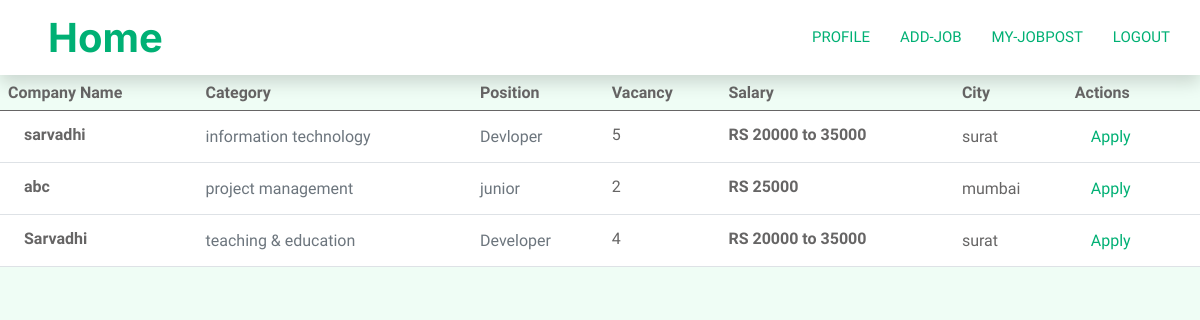
Page /jobs/0 (signed in) on the committed database.
### myapp/models.py (models this page shows, shortened)
class JobPost(models.Model):
    time=(('part-time','Part-time'),('full-time','full-time'))
    cate=(
        ('marketing','Marketing'),
        ('customer service','Customer service'),
        ('human resource','Human resource'),
        ('project management','Project management'),
        ('business devlopment','Business devlopment'),
        ('sales & communication','Seles & communication'),
        ('teaching & education','Teaching & education'),
        ('information technology','Information technology'),
    )
    HR=models.ForeignKey(User,on_delete=models.CASCADE)
    position=models.CharField(max_length=100)
    salary=models.CharField(max_length=100)
    addres=models.TextField(max_length=200)
    categories=models.CharField(max_length=100,choices=cate)
    job_description=models.TextField(max_length=200)
    experience=models.CharField(max_length=50)
    slot=models.IntegerField()
    type=models.CharField(max_length=25,choices=time)
    city=models.CharField(max_length=20)
    time=models.DateField(default=datetime.date.today)

class User(AbstractUser):
    gender= (('male','Male'), ('female','Female'))
    email=models.EmailField(unique=True)
    gender=models.CharField(max_length=10,choices=gender,null=True,blank=True)
    mobile=models.CharField(max_length=15,null=True,blank=True)
    company_name=models.CharField(max_length=100,null=True,blank=True)
    role=models.CharField(default='hr',max_length=10)

### myapp/views.py (the view)
# urls.py: path('jobs/<str:id>',views.jobs,name='jobs'),
def jobs(request,id):
    if id =='1':
        post=JobPost.objects.filter(categories='marketing')
        return render(request,'user/jobs.html',{'post':post})
    elif id =='2':
       post=JobPost.objects.filter(categories='customer service')
       return render(request,'user/jobs.html',{'post':post})
    elif id =='3':
        post=JobPost.objects.filter(categories='human resource')
        return render(request,'user/jobs.html',{'post':post})
    elif id =='4':
        post=JobPost.objects.filter(categories='project management')
        return render(request,'user/jobs.html',{'post':post})
    elif id =='5':
        post=JobPost.objects.filter(categories='business devlopment')
        return render(request,'user/jobs.html',{'post':post})
    elif id =='6':
        post=JobPost.objects.filter(categories='sales & communication')
        return render(request,'user/jobs.html',{'post':post})
    elif id =='7':
        post=JobPost.objects.filter(categories='teaching & education')
        return render(request,'user/jobs.html',{'post':post})
    elif id =='8':
        post=JobPost.objects.filter(categories='information technology')
        return render(request,'user/jobs.html',{'post':post})
    else:
        post=JobPost.objects.all()
        return render(request,'user/jobs.html',{'post':post})

### myapp/templates/user/jobs.html (shortened to what this page needs)
{% extends 'header.html' %}
{% load static %}
{% block content %}
<table class="table align-middle mb-0 bg-white">
  <thead class="bg-light">
    <tr>
      <th>Company Name</th>
      <th>Category</th>
      <th>Position</th>
      <th>Vacancy</th>
      <th>Salary</th>
      <th>City</th>
      <th>Actions</th>
    </tr>
  </thead>
  <tbody>
      {% for post in post %}
    <tr>
      <td>
        <div class="d-flex align-items-center">
          <div class="ms-3">
            <p class="fw-bold mb-1">{{post.HR.company_name}}</p>
          </div>
        </div>
      </td>
      <td>
        <p class="text-muted mb-0">{{post.categories}}</p>
      </td>
      <td>
        <p class="text-muted mb-0">{{post.position}}</p>
      </td>
      <td>
        <p class="fw-normal mb-1">{{post.slot}}</p>
      </td>
      <td>
        <p class="fw-bold mb-1">RS {{post.salary}}</p>
      </td>
      <td>{{post.city}}</td>
      <td>
        <a href="{% url 'view-job' post.id %}" class="nav-item nav-link active">Apply</a>
      </td>
    </tr>
    {% endfor %}
  </tbody>
</table>
{% endblock %}

### myapp/static/css/style.css (style rules this page uses)
:root { --primary: #00B074; --secondary: #2B9BFF; --light: #EFFDF5; --dark: #2B3940; }

### rows in the picture
JobPost: HR.company_name "sarvadhi", categories "information technology", position "Devloper", slot "5", salary "20000 to 35000", city "surat"
JobPost: HR.company_name "abc", categories "project management", position "junior", slot "2", salary "25000", city "mumbai"
JobPost: HR.company_name "Sarvadhi", categories "teaching & education", position "Developer", slot "4", salary "20000 to 35000", city "surat"
